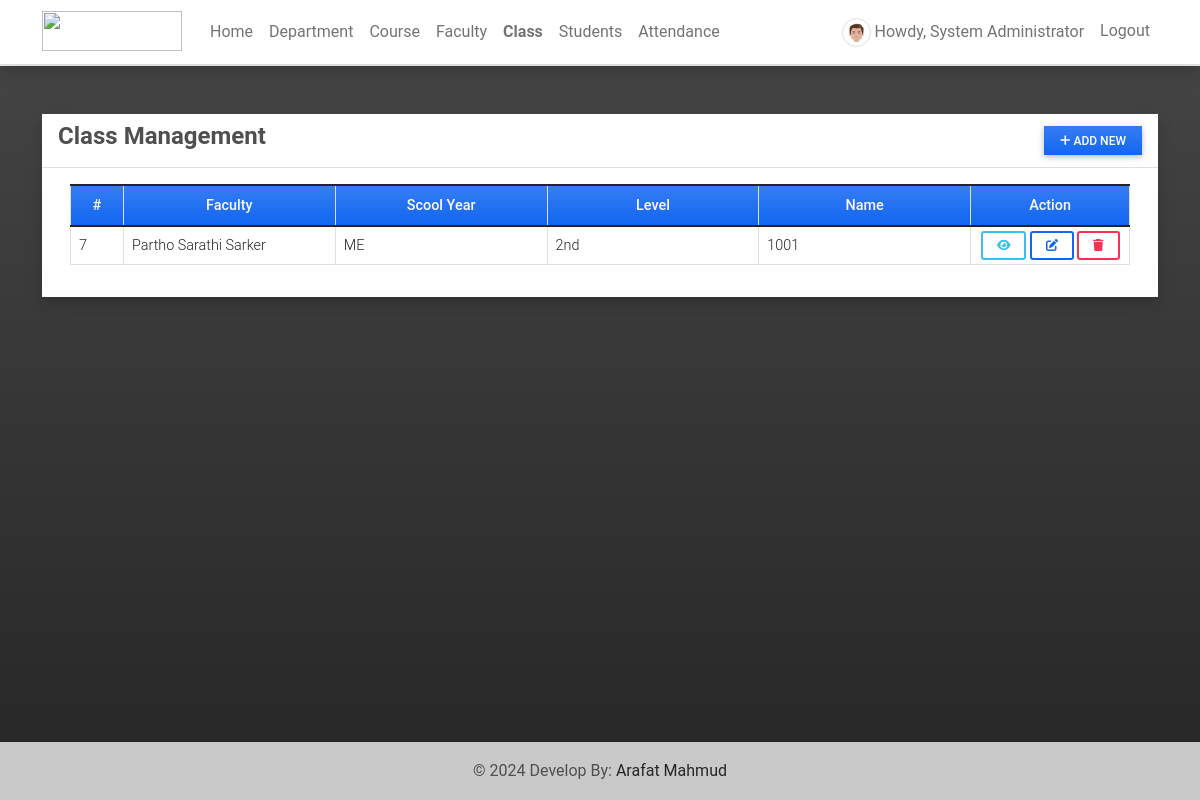
The app's page /class (signed in) with its own data.
### attendance/models.py (models this page shows, shortened)
class UserProfile(models.Model):
    user = models.OneToOneField(User, on_delete=models.CASCADE,related_name='profile')
    contact = models.CharField(max_length=250)
    dob = models.DateField(blank=True, null = True)
    address = models.TextField(blank=True, null = True)
    avatar = models.ImageField(blank=True, null = True, upload_to= 'images/')
    user_type = models.IntegerField(default = 2)
    gender = models.CharField(max_length=100, choices=[('Male','Male'),('Female','Female')], blank=True, null= True)
    department = models.ForeignKey(Department, on_delete=models.CASCADE, blank= True, null = True)

class Class(models.Model):
    assigned_faculty = models.ForeignKey(UserProfile, on_delete=models.CASCADE)
    school_year = models.CharField(max_length=250)
    level = models.CharField(max_length=250)
    name = models.CharField(max_length=250)

### attendance/views.py (the view)
# urls.py: path('class',views.classPage,name='class-page'),
@login_required
def classPage(request):
    if request.user.profile.user_type == 1:
        classes = Class.objects.all()
    else:
        classes = Class.objects.filter(assigned_faculty = request.user.profile).all()
    context['page_title'] = "Class Management"
    context['classes'] = classes
    return render(request, 'class_mgt.html',context)

### attendance/templates/class_mgt.html (shortened to what this page needs)
{% extends 'base.html' %} {% block pageContent %}
<div class="col-lg-12 col-md-12 col-sm-12 col-xs-12">
    <div class="card card-default rounded-0 shadow ">
        <div class="card-header">
            <div class="d-flex w-100 align-items-center justify-content-between">
                <h4 class="card-title fw-bold">Class Management</h4>
                <div class="tools">
                    {% if user.profile.user_type == 1 %}
                    <button type="button" class="btn btn-primary rounded-0 bg-gradient btn-sm" id='add_new'><i class="fa fa-plus"></i> Add New</button>
                    {% endif  %}
                </div>
            </div>
        </div>
        <div class="card-body">
            <div class="container-fluid">
                <table class="table table-bordered" id="class-list">
                    <colgroup>
                        <col width="5%">
                        <col width="20%">
                        <col width="20%">
                        <col width="20%">
                        <col width="20%">
                        <col width="15%">
                    </colgroup>
                    <thead>
                        <tr class="bg-gradient bg-primary bg-opacity-50 text-light">
                            <th class="px-2 py-2 text-center">#</th>
                            <th class="px-2 py-2 text-center">Faculty</th>
                            <th class="px-2 py-2 text-center">Scool Year</th>
                            <th class="px-2 py-2 text-center">Level</th>
                            <th class="px-2 py-2 text-center">Name</th>
                            <th class="px-2 py-2 text-center">Action</th>
                        </tr>
                    </thead>
                    <tbody>
                        {% for class in classes %}
                        <tr>
                            <td class="px-2 py-1 align-middle">{{ class.id }}</td>
                            <td class="px-2 py-1 align-middle">{{ class.assigned_faculty.user.first_name }} {{ class.assigned_faculty.user.last_name }}</td>
                            <td class="px-2 py-1 align-middle">{{ class.school_year }}</td>
                            <td class="px-2 py-1 align-middle">{{ class.level }}</td>
                            <td class="px-2 py-1 align-middle">{{ class.name }}</td>
                            <td class="px-2 py-1 align-middle text-center">
                                <a class="btn btn-outline-info btn-sm" href="{% url 'class-page' class.pk %}" title="View">
                                    <i class="fa fa-eye"></i>
                                </a>
                                {% if user.profile.user_type == 1 %}
                                <a class="btn btn-outline-primary btn-sm edit-data" href="javascript:void(0)" data-id="{{ class.pk }}" title="Edit">
                                    <i class="fa fa-edit"></i>
                                </a>
                                <button class="btn btn-outline-danger btn-sm delete-data" type="button" data-id="{{ class.pk }}" title="Delete">
                                    <i class="fa fa-trash"></i>
                                </button>
                                {% endif  %}
                            </td>
                        </tr>
                        {% endfor %}
                    </tbody>
                </table>
            </div>
        </div>
    </div>
</div>
{% endblock pageContent %}

### attendance/templates/topNavigation.html (shortened to what this page needs)
{% load static %}
<header>
    <nav class="navbar navbar-expand-lg navbar-light bg-white fixed-top shadow border-bottom">
        <div class="container">
            <a class="navbar-brand" target="_blank" href="{% url 'home-page' %}">
                <img src="{{ MEDIA_URL }}/default/ams-logo.png" height="16" alt="" loading="lazy" style="margin-top: -3px;" />
            </a>
            <div class="collapse navbar-collapse" id="navbarExample01">
                {% if user.id %}
                <ul class="navbar-nav me-auto mb-2 mb-lg-0" id="topNav">
                    <li class="nav-item">
                        <a class="nav-link" aria-current="page" href="{% url 'home-page' %}">Home</a>
                    </li>
                    {% if user.profile.user_type == 1 %}
                    <li class="nav-item">
                        <a class="nav-link" aria-current="page" href="{% url 'department-page' %}">Department</a>
                    </li>
                    <li class="nav-item">
                        <a class="nav-link" aria-current="page" href="{% url 'course-page' %}">Course</a>
                    </li>
                    <li class="nav-item">
                        <a class="nav-link" aria-current="page" href="{% url 'faculty-page' %}">Faculty</a>
                    </li>
                    {% endif %}
                    <li class="nav-item">
                        <a class="nav-link" aria-current="page" href="{% url 'class-page' %}">Class</a>
                    </li>
                    <li class="nav-item">
                        <a class="nav-link" aria-current="page" href="{% url 'student-page' %}">Students</a>
                    </li>
                    <li class="nav-item">
                        <a class="nav-link" aria-current="page" href="{% url 'attendance-class' %}">Attendance</a>
                    </li>
                </ul>
                <ul class="navbar-nav d-flex flex-row">
                    {% if user.id %} {% if user.profile.user_type == 1 %} {% endif %}
                    <li class="nav-item me-3 me-lg-0">
                        <a class="nav-link" href="{% url 'profile' %}">
                            <span class="me-1"><img src="{% if user.profile.avatar %}{{ user.profile.avatar.url }}{% else %}{{ MEDIA_URL }}/default/default-avatar.png{% endif %}" alt="User Avatar" data-url="{% if user.profile.avatar %}{{ user.profile.avatar.url }}{% else %}{{ MEDIA_URL }}/default/default-avatar.png{% endif %}" id="user-avatar" class="img-thumbnail rounded-circle"></span>Howdy,
                            {{ user.first_name }} {{user.last_name}}
                        </a>
                    </li>
                    <li class="nav-item me-3 me-lg-0">
                        <a class="nav-link" href="{% url 'logout' %}">Logout</a>
                    </li>
                    {% else %}
                    <li class="nav-item me-3 me-lg-0">
                        <a class="nav-link" href="{% url 'login' %}">Login</a>
                    </li>
                    {% endif %}
                </ul>
                {% endif %}
            </div>
        </div>
    </nav>
</header>

### static/assets/default/css/style.css (style rules this page uses)
html, body { height: 100%; width: 100%; max-height: 100%; overflow: auto; display: flex; flex-direction: column; }
body>header { flex-shrink: auto; }
#user-avatar { width: 1.8rem; height: 1.8rem; object-fit: scale-down; object-position: center center; }
.navbar-brand>img { width: 7em; height: 2em; }
.nav-item.active a.nav-link { font-weight: bolder !important; }

### records on screen
Class: id "7", assigned_faculty.user.first_name "Partho Sarathi", assigned_faculty.user.last_name "Sarker", school_year "ME", level "2nd", name "1001"

### other values on screen
{{ user.first_name }} "System"
{{ user.last_name }} "Administrator"
